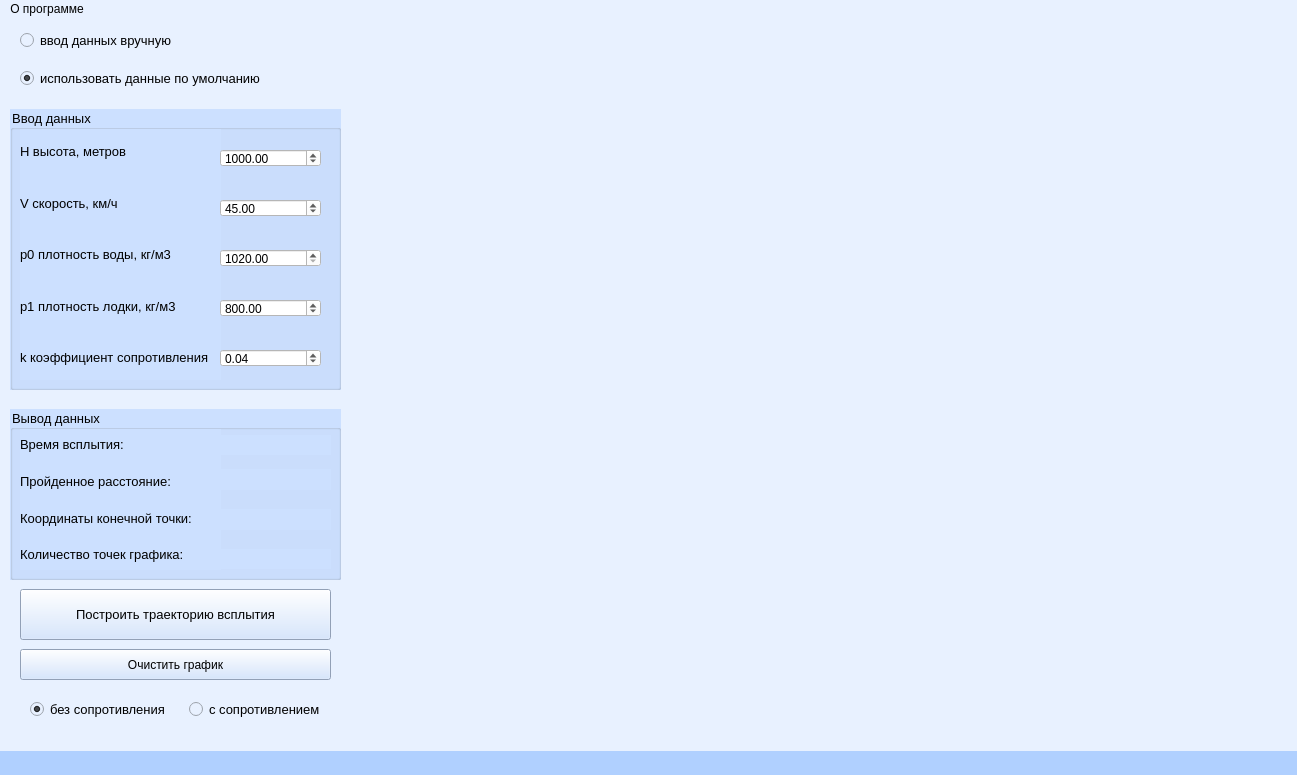
<?xml version="1.0" encoding="UTF-8"?>
<ui version="4.0">
 <class>MainWindow</class>
 <widget class="QMainWindow" name="MainWindow">
  <property name="geometry">
   <rect>
    <x>0</x>
    <y>0</y>
    <width>1297</width>
    <height>775</height>
   </rect>
  </property>
  <property name="font">
   <font>
    <weight>75</weight>
    <bold>true</bold>
   </font>
  </property>
  <property name="windowTitle">
   <string>MainWindow</string>
  </property>
  <property name="styleSheet">
   <string notr="true">background: rgb(232, 241, 255);
</string>
  </property>
  <widget class="QWidget" name="centralwidget">
   <property name="styleSheet">
    <string notr="true">background: rgb(232, 241, 255);</string>
   </property>
   <widget class="QCustomPlot" name="widget" native="true">
    <property name="geometry">
     <rect>
      <x>350</x>
      <y>0</y>
      <width>941</width>
      <height>681</height>
     </rect>
    </property>
    <property name="font">
     <font>
      <family>Tahoma</family>
      <pointsize>10</pointsize>
     </font>
    </property>
    <property name="styleSheet">
     <string notr="true">background: rgb(232, 241, 255);</string>
    </property>
   </widget>
   <widget class="QWidget" name="layoutWidget">
    <property name="geometry">
     <rect>
      <x>30</x>
      <y>670</y>
      <width>311</width>
      <height>41</height>
     </rect>
    </property>
    <property name="font">
     <font>
      <family>Tahoma</family>
      <pointsize>10</pointsize>
     </font>
    </property>
    <layout class="QHBoxLayout" name="horizontalLayout">
     <item>
      <widget class="QRadioButton" name="radioButton">
       <property name="font">
        <font>
         <family>Tahoma</family>
         <pointsize>10</pointsize>
        </font>
       </property>
       <property name="text">
        <string>без сопротивления</string>
       </property>
       <property name="checked">
        <bool>true</bool>
       </property>
      </widget>
     </item>
     <item>
      <widget class="QRadioButton" name="radioButton_2">
       <property name="font">
        <font>
         <family>Tahoma</family>
         <pointsize>10</pointsize>
        </font>
       </property>
       <property name="text">
        <string>с сопротивлением</string>
       </property>
      </widget>
     </item>
    </layout>
   </widget>
   <widget class="QWidget" name="layoutWidget">
    <property name="geometry">
     <rect>
      <x>20</x>
      <y>0</y>
      <width>301</width>
      <height>81</height>
     </rect>
    </property>
    <layout class="QVBoxLayout" name="verticalLayout">
     <item>
      <widget class="QRadioButton" name="radioButton_3">
       <property name="enabled">
        <bool>true</bool>
       </property>
       <property name="font">
        <font>
         <family>Tahoma</family>
         <pointsize>10</pointsize>
        </font>
       </property>
       <property name="mouseTracking">
        <bool>true</bool>
       </property>
       <property name="text">
        <string>ввод данных вручную</string>
       </property>
       <property name="checkable">
        <bool>true</bool>
       </property>
       <property name="checked">
        <bool>false</bool>
       </property>
      </widget>
     </item>
     <item>
      <widget class="QRadioButton" name="radioButton_4">
       <property name="font">
        <font>
         <family>Tahoma</family>
         <pointsize>10</pointsize>
        </font>
       </property>
       <property name="text">
        <string>использовать данные по умолчанию</string>
       </property>
       <property name="checkable">
        <bool>true</bool>
       </property>
       <property name="checked">
        <bool>true</bool>
       </property>
      </widget>
     </item>
    </layout>
   </widget>
   <widget class="QGroupBox" name="groupBox">
    <property name="geometry">
     <rect>
      <x>10</x>
      <y>390</y>
      <width>331</width>
      <height>171</height>
     </rect>
    </property>
    <property name="font">
     <font>
      <family>Tahoma</family>
      <pointsize>10</pointsize>
     </font>
    </property>
    <property name="styleSheet">
     <string notr="true">background: rgb(204, 224, 255);</string>
    </property>
    <property name="title">
     <string>Вывод данных</string>
    </property>
    <widget class="QLabel" name="output_L">
     <property name="geometry">
      <rect>
       <x>210</x>
       <y>60</y>
       <width>111</width>
       <height>21</height>
      </rect>
     </property>
     <property name="font">
      <font>
       <family>Tahoma</family>
       <pointsize>10</pointsize>
      </font>
     </property>
     <property name="text">
      <string/>
     </property>
    </widget>
    <widget class="QLabel" name="output_number_of_points">
     <property name="geometry">
      <rect>
       <x>210</x>
       <y>140</y>
       <width>111</width>
       <height>20</height>
      </rect>
     </property>
     <property name="font">
      <font>
       <pointsize>10</pointsize>
      </font>
     </property>
     <property name="text">
      <string/>
     </property>
    </widget>
    <widget class="QLabel" name="output_t">
     <property name="geometry">
      <rect>
       <x>210</x>
       <y>26</y>
       <width>111</width>
       <height>20</height>
      </rect>
     </property>
     <property name="font">
      <font>
       <family>Tahoma</family>
       <pointsize>10</pointsize>
      </font>
     </property>
     <property name="text">
      <string/>
     </property>
    </widget>
    <widget class="QWidget" name="layoutWidget">
     <property name="geometry">
      <rect>
       <x>10</x>
       <y>20</y>
       <width>201</width>
       <height>141</height>
      </rect>
     </property>
     <layout class="QVBoxLayout" name="verticalLayout_2">
      <item>
       <widget class="QLabel" name="label_7">
        <property name="font">
         <font>
          <family>Tahoma</family>
          <pointsize>10</pointsize>
         </font>
        </property>
        <property name="text">
         <string>Время всплытия:</string>
        </property>
       </widget>
      </item>
      <item>
       <widget class="QLabel" name="label_8">
        <property name="font">
         <font>
          <family>Tahoma</family>
          <pointsize>10</pointsize>
         </font>
        </property>
        <property name="text">
         <string>Пройденное расстояние:</string>
        </property>
       </widget>
      </item>
      <item>
       <widget class="QLabel" name="label_6">
        <property name="font">
         <font>
          <pointsize>10</pointsize>
         </font>
        </property>
        <property name="text">
         <string>Координаты конечной точки:</string>
        </property>
       </widget>
      </item>
      <item>
       <widget class="QLabel" name="label_10">
        <property name="font">
         <font>
          <pointsize>10</pointsize>
         </font>
        </property>
        <property name="text">
         <string>Количество точек графика:</string>
        </property>
       </widget>
      </item>
     </layout>
    </widget>
    <widget class="QWidget" name="">
     <property name="geometry">
      <rect>
       <x>210</x>
       <y>100</y>
       <width>111</width>
       <height>21</height>
      </rect>
     </property>
     <layout class="QHBoxLayout" name="horizontalLayout_2">
      <item>
       <widget class="QLabel" name="output_l">
        <property name="font">
         <font>
          <pointsize>10</pointsize>
         </font>
        </property>
        <property name="text">
         <string/>
        </property>
       </widget>
      </item>
      <item>
       <widget class="QLabel" name="output_h">
        <property name="font">
         <font>
          <pointsize>10</pointsize>
         </font>
        </property>
        <property name="text">
         <string/>
        </property>
       </widget>
      </item>
     </layout>
    </widget>
   </widget>
   <widget class="QGroupBox" name="groupBox_2">
    <property name="geometry">
     <rect>
      <x>10</x>
      <y>90</y>
      <width>331</width>
      <height>281</height>
     </rect>
    </property>
    <property name="font">
     <font>
      <family>Tahoma</family>
      <pointsize>10</pointsize>
     </font>
    </property>
    <property name="styleSheet">
     <string notr="true">background: rgb(204, 224, 255);</string>
    </property>
    <property name="title">
     <string>Ввод данных</string>
    </property>
    <widget class="QWidget" name="layoutWidget">
     <property name="geometry">
      <rect>
       <x>10</x>
       <y>20</y>
       <width>201</width>
       <height>251</height>
      </rect>
     </property>
     <layout class="QVBoxLayout" name="verticalLayout_3">
      <item>
       <widget class="QLabel" name="label">
        <property name="font">
         <font>
          <family>Tahoma</family>
          <pointsize>10</pointsize>
          <weight>50</weight>
          <bold>false</bold>
         </font>
        </property>
        <property name="text">
         <string>H высота, метров</string>
        </property>
       </widget>
      </item>
      <item>
       <widget class="QLabel" name="label_2">
        <property name="font">
         <font>
          <family>Tahoma</family>
          <pointsize>10</pointsize>
          <weight>50</weight>
          <bold>false</bold>
         </font>
        </property>
        <property name="text">
         <string>V скорость, км/ч</string>
        </property>
       </widget>
      </item>
      <item>
       <widget class="QLabel" name="label_3">
        <property name="font">
         <font>
          <family>Tahoma</family>
          <pointsize>10</pointsize>
          <weight>50</weight>
          <bold>false</bold>
         </font>
        </property>
        <property name="text">
         <string>p0 плотность воды, кг/м3</string>
        </property>
       </widget>
      </item>
      <item>
       <widget class="QLabel" name="label_4">
        <property name="font">
         <font>
          <family>Tahoma</family>
          <pointsize>10</pointsize>
          <weight>50</weight>
          <bold>false</bold>
         </font>
        </property>
        <property name="text">
         <string>p1 плотность лодки, кг/м3</string>
        </property>
       </widget>
      </item>
      <item>
       <widget class="QLabel" name="label_5">
        <property name="font">
         <font>
          <family>Tahoma</family>
          <pointsize>10</pointsize>
          <weight>50</weight>
          <bold>false</bold>
         </font>
        </property>
        <property name="text">
         <string>k коэффициент сопротивления</string>
        </property>
       </widget>
      </item>
     </layout>
    </widget>
    <widget class="QDoubleSpinBox" name="doubleSpinBox_p1">
     <property name="geometry">
      <rect>
       <x>210</x>
       <y>190</y>
       <width>101</width>
       <height>18</height>
      </rect>
     </property>
     <property name="styleSheet">
      <string notr="true">background: rgb(255, 255, 255);</string>
     </property>
     <property name="minimum">
      <double>1.000000000000000</double>
     </property>
     <property name="maximum">
      <double>1030.000000000000000</double>
     </property>
     <property name="value">
      <double>800.000000000000000</double>
     </property>
    </widget>
    <widget class="QDoubleSpinBox" name="doubleSpinBox_p0">
     <property name="geometry">
      <rect>
       <x>210</x>
       <y>140</y>
       <width>101</width>
       <height>18</height>
      </rect>
     </property>
     <property name="styleSheet">
      <string notr="true">background: rgb(255, 255, 255);</string>
     </property>
     <property name="minimum">
      <double>1020.000000000000000</double>
     </property>
     <property name="maximum">
      <double>1030.000000000000000</double>
     </property>
    </widget>
    <widget class="QDoubleSpinBox" name="doubleSpinBox_V">
     <property name="geometry">
      <rect>
       <x>210</x>
       <y>90</y>
       <width>101</width>
       <height>18</height>
      </rect>
     </property>
     <property name="styleSheet">
      <string notr="true">background: rgb(255, 255, 255);</string>
     </property>
     <property name="minimum">
      <double>1.000000000000000</double>
     </property>
     <property name="maximum">
      <double>90.000000000000000</double>
     </property>
     <property name="value">
      <double>45.000000000000000</double>
     </property>
    </widget>
    <widget class="QDoubleSpinBox" name="doubleSpinBox_H">
     <property name="geometry">
      <rect>
       <x>210</x>
       <y>40</y>
       <width>101</width>
       <height>18</height>
      </rect>
     </property>
     <property name="styleSheet">
      <string notr="true">background: rgb(255, 255, 255);</string>
     </property>
     <property name="maximum">
      <double>10000.000000000000000</double>
     </property>
     <property name="value">
      <double>1000.000000000000000</double>
     </property>
    </widget>
    <widget class="QDoubleSpinBox" name="doubleSpinBox_coeff">
     <property name="enabled">
      <bool>true</bool>
     </property>
     <property name="geometry">
      <rect>
       <x>210</x>
       <y>240</y>
       <width>101</width>
       <height>18</height>
      </rect>
     </property>
     <property name="styleSheet">
      <string notr="true">background: rgb(255, 255, 255);</string>
     </property>
     <property name="minimum">
      <double>0.010000000000000</double>
     </property>
     <property name="maximum">
      <double>0.400000000000000</double>
     </property>
     <property name="singleStep">
      <double>0.010000000000000</double>
     </property>
     <property name="stepType">
      <enum>QAbstractSpinBox::AdaptiveDecimalStepType</enum>
     </property>
     <property name="value">
      <double>0.040000000000000</double>
     </property>
    </widget>
   </widget>
   <widget class="QPushButton" name="pushButton">
    <property name="enabled">
     <bool>true</bool>
    </property>
    <property name="geometry">
     <rect>
      <x>20</x>
      <y>570</y>
      <width>311</width>
      <height>51</height>
     </rect>
    </property>
    <property name="font">
     <font>
      <pointsize>10</pointsize>
     </font>
    </property>
    <property name="styleSheet">
     <string notr="true">background: rgb(204, 224, 255);</string>
    </property>
    <property name="text">
     <string>Построить траекторию всплытия</string>
    </property>
   </widget>
   <widget class="QPushButton" name="pushButton_stop">
    <property name="geometry">
     <rect>
      <x>20</x>
      <y>630</y>
      <width>311</width>
      <height>31</height>
     </rect>
    </property>
    <property name="font">
     <font>
      <family>Tahoma</family>
      <pointsize>9</pointsize>
     </font>
    </property>
    <property name="styleSheet">
     <string notr="true">background: rgb(204, 224, 255);</string>
    </property>
    <property name="text">
     <string>Очистить график</string>
    </property>
   </widget>
  </widget>
  <widget class="QMenuBar" name="menubar">
   <property name="geometry">
    <rect>
     <x>0</x>
     <y>0</y>
     <width>1297</width>
     <height>21</height>
    </rect>
   </property>
   <property name="styleSheet">
    <string notr="true"/>
   </property>
   <widget class="QMenu" name="menu">
    <property name="styleSheet">
     <string notr="true">background-color:  rgb(204, 224, 255);</string>
    </property>
    <property name="title">
     <string>О программе</string>
    </property>
    <addaction name="action"/>
    <addaction name="separator"/>
    <addaction name="action_4"/>
    <addaction name="separator"/>
   </widget>
   <addaction name="menu"/>
  </widget>
  <widget class="QStatusBar" name="statusbar">
   <property name="font">
    <font>
     <family>Tahoma</family>
     <pointsize>12</pointsize>
    </font>
   </property>
   <property name="styleSheet">
    <string notr="true">background: rgb(176, 208, 255);</string>
   </property>
  </widget>
  <action name="action">
   <property name="text">
    <string>Постановка задачи</string>
   </property>
  </action>
  <action name="action_4">
   <property name="text">
    <string>О формате входных данных</string>
   </property>
  </action>
 </widget>
 <customwidgets>
  <customwidget>
   <class>QCustomPlot</class>
   <extends>QWidget</extends>
   <header>qcustomplot.h</header>
   <container>1</container>
  </customwidget>
 </customwidgets>
 <resources/>
 <connections/>
</ui>
